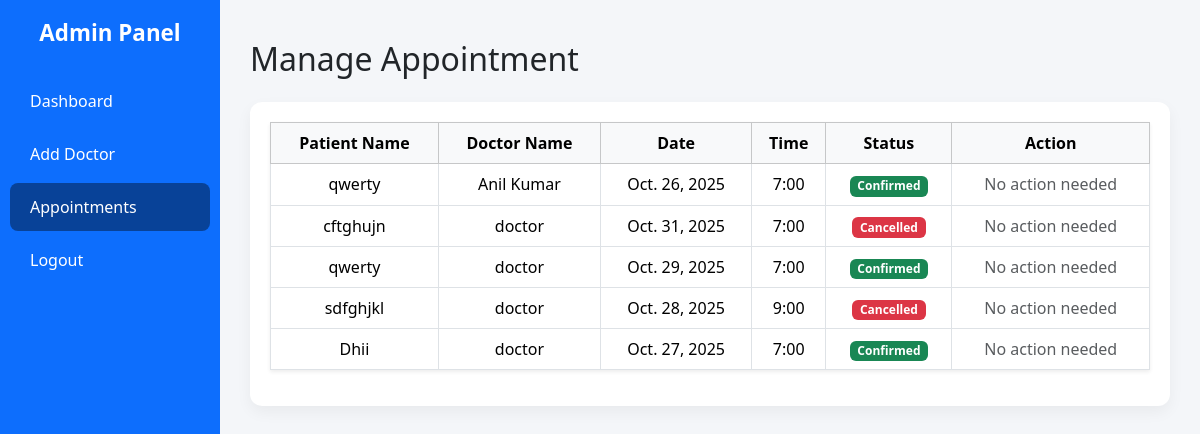
Before: /manage_appointment/ (signed in) with the older database file.
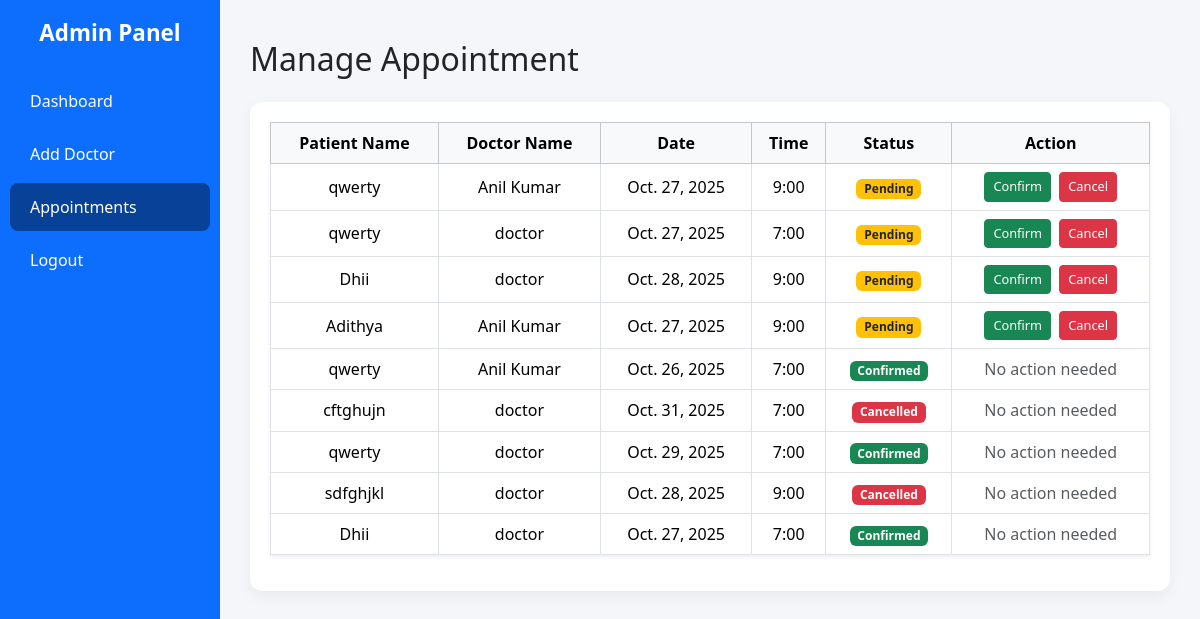
After: the same page with the newer database file.
### hospital_appointment_app/models.py (models this page shows, shortened)
class Appointment(models.Model):
    user = models.ForeignKey(User, on_delete=models.CASCADE, null=True, blank=True)
    patient_name = models.CharField(max_length=100)
    doctor = models.ForeignKey(Doctor, on_delete=models.CASCADE)
    date = models.DateField()
    time_slot = models.CharField(max_length=50)
    status = models.CharField(max_length=20, default='Pending')
    created_at = models.DateTimeField(auto_now_add=True)

class Doctor(models.Model):
    name =  models.CharField(max_length=25)
    specialty = models.CharField(max_length=30)
    available_time = models.DateTimeField()

### hospital_appointment_app/views.py (the view)
# urls.py: path('manage_appointment/', views.manage_appointment, name='manage_appointment'),
@login_required
def manage_appointment(request):
    requests_list = Appointment.objects.all().order_by('-created_at')
    return render(request, 'manage_appointment.html', {'requests': requests_list})

### hospital_appointment_app/templates/manage_appointment.html (shortened to what this page needs)
<!DOCTYPE html>
<html lang="en">
<head>
    <link href="https://cdn.jsdelivr.net/npm/bootstrap@5.3.3/dist/css/bootstrap.min.css" rel="stylesheet">
</head>
<body>
<div class="sidebar">
    <h4>Admin Panel</h4>
    <a href="{% url 'dashboard' %}">Dashboard</a>
    <a href="{% url 'doctors' %}">Add Doctor</a>
    <a class="active" href="{% url 'manage_appointment' %}">Appointments</a>
    <a href="{% url 'logout' %}" onclick="return confirmLogout()">Logout</a>
</div>
<div class="main-content">
    <h2 class="mb-4">Manage Appointment</h2>
    <div class="table-responsive">
        <table class="table table-bordered text-center align-middle shadow-sm">
            <thead class="table-light">
                <tr>
                    <th>Patient Name</th>
                    <th>Doctor Name</th>
                    <th>Date</th>
                    <th>Time</th>
                    <th>Status</th>
                    <th>Action</th>
                </tr>
            </thead>
            <tbody>
                {% for appointment in requests %}
                <tr>
                    <td>{{ appointment.patient_name }}</td>
                    <td>{{ appointment.doctor.name }}</td>
                    <td>{{ appointment.date }}</td>
                    <td>{{ appointment.time_slot }}</td>
                    <td>
                        {% if appointment.status == 'Confirmed' %}
                            <span class="badge bg-success">Confirmed</span>
                        {% elif appointment.status == 'Cancelled' %}
                            <span class="badge bg-danger">Cancelled</span>
                        {% else %}
                            <span class="badge bg-warning text-dark">Pending</span>
                        {% endif %}
                    </td>
                    <td>
                        {% if appointment.status == 'Pending' %}
                            <a href="{% url 'approve_request' appointment.id %}" class="btn btn-success btn-sm me-1">Confirm</a>
                            <a href="{% url 'reject_request' appointment.id %}" class="btn btn-danger btn-sm">Cancel</a>
                        {% else %}
                            <span class="text-muted">No action needed</span>
                        {% endif %}
                    </td>
                </tr>
                {% empty %}
                <tr>
                    <td colspan="6" class="text-muted">No appointments found.</td>
                </tr>
                {% endfor %}
            </tbody>
        </table>
    </div>
</div>
</body>
</html>

Changed rows visible on the page:
added Appointment: patient_name "qwerty", doctor.name "Anil Kumar", date "Oct. 27, 2025", time_slot "9:00", status "Pending"
added Appointment: patient_name "qwerty", doctor.name "doctor", date "Oct. 27, 2025", time_slot "7:00", status "Pending"
added Appointment: patient_name "Dhii", doctor.name "doctor", date "Oct. 28, 2025", time_slot "9:00", status "Pending"
added Appointment: patient_name "Adithya", doctor.name "Anil Kumar", date "Oct. 27, 2025", time_slot "9:00", status "Pending"
